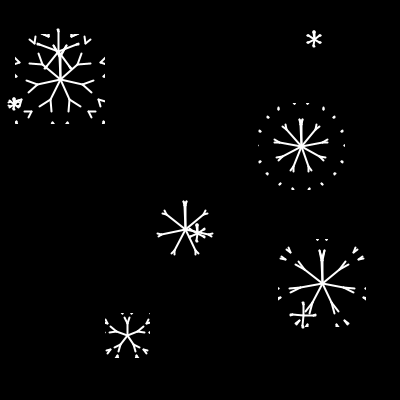
Frame 1 (no input)
Frame 2 (the mouse pressed at the canvas centre, redrawn once): identical to frame 1, image omitted

The Processing sketch that drew this single still picture (run headless with seeded random() and noise(); the mouse was pressed at the canvas centre and the sketch redrawn once):

// Processing sketch: snowflakes
// ── snowflakes.pde
ArrayList<Snowflake> flakes = new ArrayList<Snowflake>();

void setup() {
  size(400, 400);
  for (int i = 0; i < 10; i += 1) {
    float x = random(width);
    float y = random(height);
    float angleStep = TWO_PI / floor(random(4,10));
    float lengthFactor = random(0.1, 0.7);
    float size = random(10,100);
    float branchAngle = random(0.1, PI / 4);
    Snowflake s  = new Snowflake(x,y,angleStep,lengthFactor,size,branchAngle);
    s.generate();
    flakes.add(s);
  }

  noLoop();
}


void draw() {
  //println("hello");
  background(0);
  for (Snowflake s : flakes) {
    s.draw();
  }
}

// ── SnowFlake.pde
class Snowflake {
  PVector pos;
  float angleStep;
  float branchAngle;
  float lengthFactor;
  float size;
  PGraphics img;
  float len;
  Snowflake(float x, float y, float angle, float lf, float s, float branchAngle) {
    this.pos = new PVector(x, y);
    this.angleStep = angle;
    this.branchAngle = branchAngle;
    this.lengthFactor = lf;
    this.size = s;
    img = createGraphics(floor(s), floor(s));
    this.len = s / 4;
  }

  void generate() {

    img.beginDraw();
    img.clear();
    img.stroke(255);
    img.strokeWeight(2);

    for (float a = 0; a < TWO_PI; a += angleStep) {
      //println("angle:" + a);
      img.pushMatrix();
      img.translate(img.width / 2, img.height / 2);
      img.rotate(a);
      ln(len);
      
      img.popMatrix();
    }


    img.endDraw();
  }

  boolean ln(float branchLen) {
    //print(branchLen + " ");
    if (branchLen < 1) return false;
    img.line(0, 0, 0, -branchLen);
    //len *= lengthFactor;
    img.translate(0, -len);

    img.pushMatrix();

    img.rotate(branchAngle);
    ln(branchLen * lengthFactor);
    img.popMatrix();

    img.pushMatrix();
    //img.translate(0, -len);
    img.rotate(-branchAngle);
    ln(branchLen * lengthFactor);
    img.popMatrix();

    //len = floor(len);
    return true;
  }

  void draw() {
    image(img, pos.x, pos.y);
  }
}
